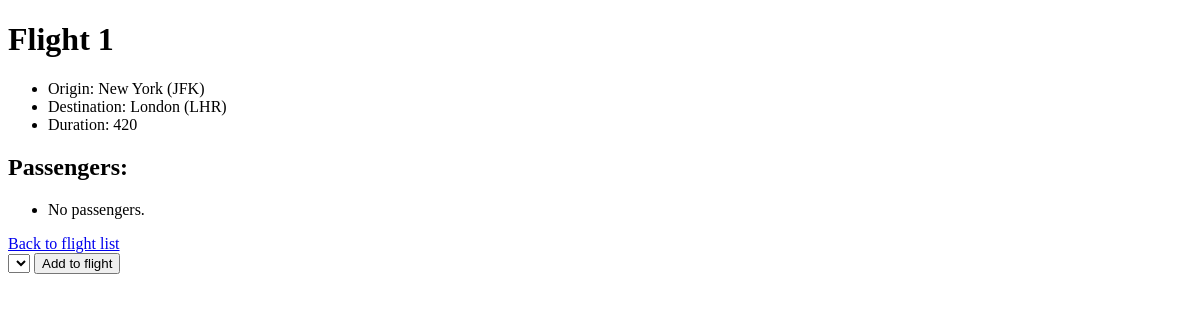
The app's page /flights/1, older data.
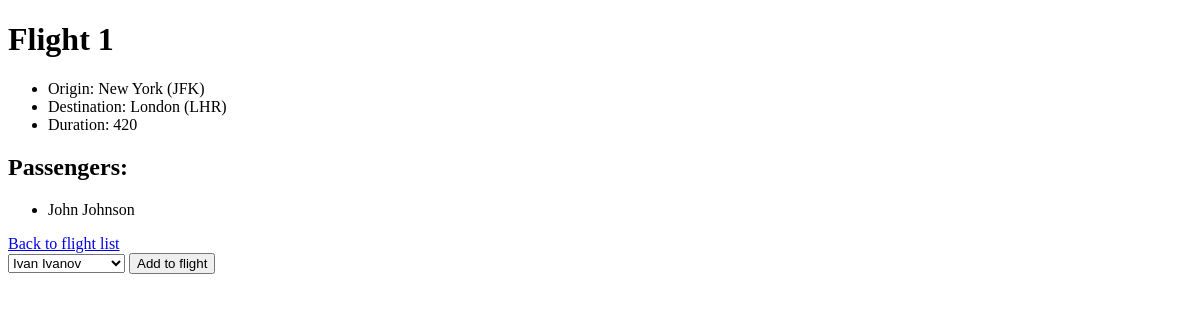
The same page, newer data.
### flights/models.py (models this page shows)
class Passenger(models.Model):
    first = models.CharField(max_length=64)
    last = models.CharField(max_length=64)
    flights = models.ManyToManyField(Flight, blank=True, related_name="passengers")
    objects = models.Manager()
    def __str__(self):
        return (f"{self.first} {self.last}")

### flights/views.py (the view)
# urls.py: path("<int:flight_id>", views.flight, name="flight"),
def flight(request, flight_id):
    flight = Flight.objects.get(pk=flight_id)
    return render(request, "flights/flight.html",{
        "flight": flight,
        "passengers": flight.passengers.all(),
        "non_passengers": Passenger.objects.exclude(flights=flight).all()
    })

### flights/models.py (called while the page is built)
    def __str__(self):
        return (f"{self.city} ({self.code})")

### flights/templates/flights/flight.html (shortened to what this page needs)
{% extends 'flights/layout.html' %}
{% block body %}
    <h1>Flight {{flight.id}}</h1>
    <ul>
        <li>Origin: {{flight.origin}}</li>
        <li>Destination: {{flight.destination}}</li>
        <li>Duration: {{flight.duration}}</li>
    </ul>
    <h2>Passengers:</h2>
        <ul>
            {% for passenger in passengers  %}
                <li>{{passenger}}</li>
            {% empty %}
                <li>No passengers.</li>
            {% endfor %}
        </ul>
        <a href="{% url "index" %}">Back to flight list</a>
        <form action="{%url 'book' flight.id%}" method="post">
            <select name="passenger">
                {% for passenger in non_passengers %}
                    <option value="{{ passenger.id }}">{{ passenger }}</option>
                {% endfor %}
            </select>
            <input type="submit" value="Add to flight">
        </form>
{% endblock body %}

Row changes from the older to the newer data that the page shows:
added Passenger: first+last "John Johnson"
Text that changed along with them:
form field passenger: (not shown) → "Ivan Ivanov"
text no longer shown: "No passengers."
